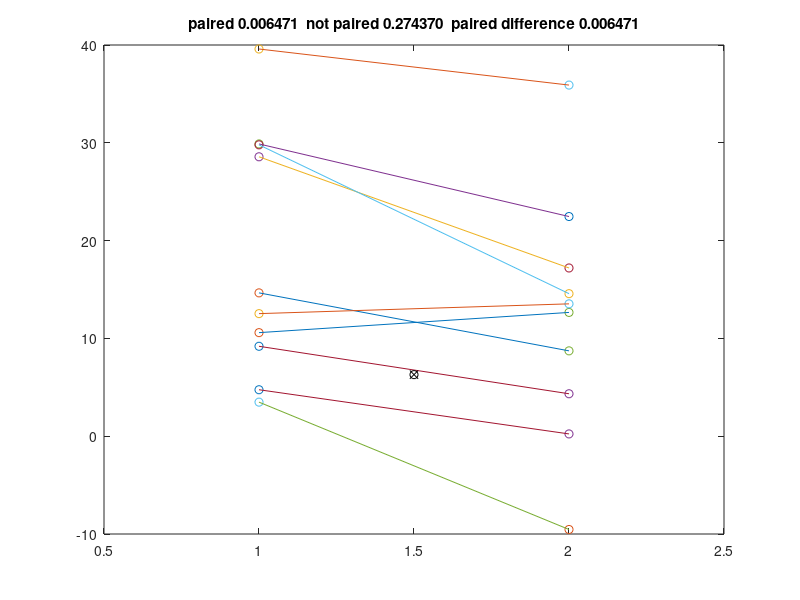

MATLAB code to generate this figure:
% testsim_paired_mean_of_diff_vs_diff_of_means
% test paired mean of differences vs difference of means

n = 10;

s1 = normrnd(20,10,[n,1]);
s2 = s1 - normrnd(5,5,[n,1]);

[h_p,p_p] = ttest(s1,s2)     % paired
[h_n,p_n] = ttest2(s1,s2)    % not paired 

diff_paired = mean(s1-s2); % paired difference
diff_unpaired = mean(s1)-mean(s2); % not paired difference
% difference is the same, of course, but significance is different!

[h_diff,p_diff] = ttest(s1-s2)    % paired difference

figure;

plot(1,s1,'o'); hold on; plot(2,s2,'o');
plot([1 2],[s1 s2],'-');
colormap(jet(n));
plot(1.5,diff_paired,'ko');
plot(1.5,diff_unpaired,'kx');

set(gca,'Xlim',[0.5 2.5]);

title( sprintf('paired %.6f  not paired %.6f  paired difference %.6f',p_p,p_n,p_diff) );
